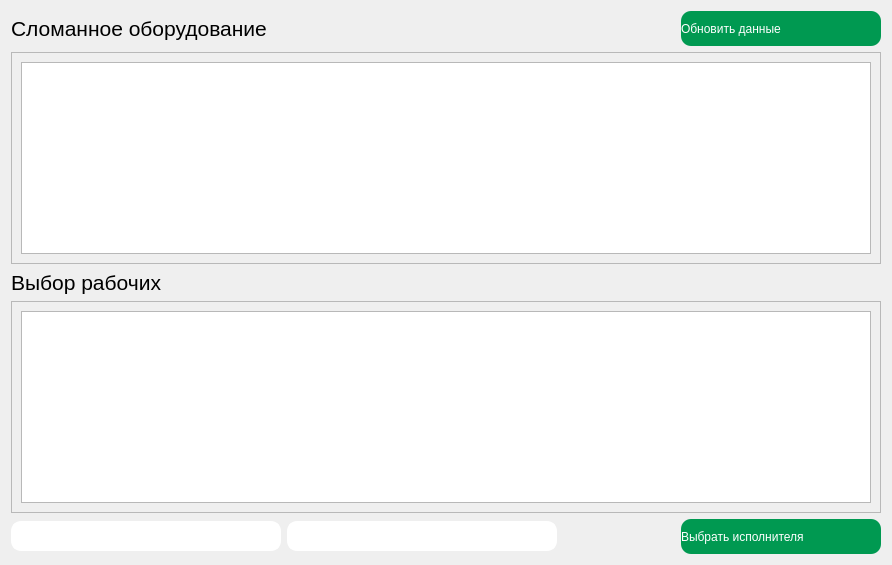
                                    <widget class="QWidget" name="tracking_page">
                                        <layout class="QVBoxLayout" name="verticalLayout_9">
                                            <item>
                                                <layout class="QHBoxLayout" name="horizontalLayout_2">
                                                    <item>
                                                        <widget class="QLabel" name="label_6">
                                                            <property name="font">
                                                                <font>
                                                                    <pointsize>16</pointsize>
                                                                </font>
                                                            </property>
                                                            <property name="text">
                                                                <string>Сломанное оборудование</string>
                                                            </property>
                                                        </widget>
                                                    </item>
                                                    <item>
                                                        <spacer name="horizontalSpacer">
                                                            <property name="orientation">
                                                                <enum>Qt::Horizontal</enum>
                                                            </property>
                                                            <property name="sizeHint" stdset="0">
                                                                <size>
                                                                    <width>408</width>
                                                                    <height>20</height>
                                                                </size>
                                                            </property>
                                                        </spacer>
                                                    </item>
                                                    <item>
                                                        <widget class="QPushButton" name="refresh_btn">
                                                            <property name="minimumSize">
                                                                <size>
                                                                    <width>200</width>
                                                                    <height>35</height>
                                                                </size>
                                                            </property>
                                                            <property name="styleSheet">
                                                                <string notr="true">
                                                                    QPushButton{
                                                                    color: white;
                                                                    text-align:left;
                                                                    background-color: rgb(0, 153, 81);
                                                                    height: 30px;
                                                                    border:none;
                                                                    border-radius: 10px;
                                                                    border-bottom-radius: 10px;
                                                                    }
                                                                </string>
                                                            </property>
                                                            <property name="text">
                                                                <string>Обновить данные</string>
                                                            </property>
                                                            <property name="checkable">
                                                                <bool>true</bool>
                                                            </property>
                                                            <property name="autoExclusive">
                                                                <bool>true</bool>
                                                            </property>
                                                        </widget>
                                                    </item>
                                                </layout>
                                            </item>
                                            <item>
                                                <widget class="QScrollArea" name="scrollArea">
                                                    <property name="widgetResizable">
                                                        <bool>true</bool>
                                                    </property>
                                                    <widget class="QWidget" name="scrollAreaWidgetContents">
                                                        <property name="geometry">
                                                            <rect>
                                                                <x>0</x>
                                                                <y>0</y>
                                                                <width>877</width>
                                                                <height>295</height>
                                                            </rect>
                                                        </property>
                                                        <layout class="QVBoxLayout" name="verticalLayout_10">
                                                            <item>
                                                                <widget class="QTableView" name="tableView"/>
                                                            </item>
                                                        </layout>
                                                    </widget>
                                                </widget>
                                            </item>
                                            <item>
                                                <layout class="QHBoxLayout" name="horizontalLayout_3">
                                                    <item>
                                                        <widget class="QLabel" name="label_7">
                                                            <property name="font">
                                                                <font>
                                                                    <pointsize>16</pointsize>
                                                                </font>
                                                            </property>
                                                            <property name="text">
                                                                <string>Выбор рабочих</string>
                                                            </property>
                                                        </widget>
                                                    </item>
                                                    <item>
                                                        <spacer name="horizontalSpacer_3">
                                                            <property name="orientation">
                                                                <enum>Qt::Horizontal</enum>
                                                            </property>
                                                            <property name="sizeHint" stdset="0">
                                                                <size>
                                                                    <width>528</width>
                                                                    <height>20</height>
                                                                </size>
                                                            </property>
                                                        </spacer>
                                                    </item>
                                                </layout>
                                            </item>
                                            <item>
                                                <widget class="QScrollArea" name="scrollArea_2">
                                                    <property name="widgetResizable">
                                                        <bool>true</bool>
                                                    </property>
                                                    <widget class="QWidget" name="scrollAreaWidgetContents_2">
                                                        <property name="geometry">
                                                            <rect>
                                                                <x>0</x>
                                                                <y>0</y>
                                                                <width>877</width>
                                                                <height>296</height>
                                                            </rect>
                                                        </property>
                                                        <layout class="QVBoxLayout" name="verticalLayout_11">
                                                            <item>
                                                                <widget class="QTableView" name="tableView_2"/>
                                                            </item>
                                                        </layout>
                                                    </widget>
                                                </widget>
                                            </item>
                                            <item>
                                                <layout class="QHBoxLayout" name="horizontalLayout_8">
                                                    <item>
                                                        <layout class="QHBoxLayout" name="horizontalLayout_5">
                                                            <item>
                                                                <widget class="QLineEdit" name="lineEdit_nik_work">
                                                                    <property name="minimumSize">
                                                                        <size>
                                                                            <width>270</width>
                                                                            <height>30</height>
                                                                        </size>
                                                                    </property>
                                                                    <property name="maximumSize">
                                                                        <size>
                                                                            <width>250</width>
                                                                            <height>16777215</height>
                                                                        </size>
                                                                    </property>
                                                                    <property name="sizeIncrement">
                                                                        <size>
                                                                            <width>0</width>
                                                                            <height>0</height>
                                                                        </size>
                                                                    </property>
                                                                    <property name="font">
                                                                        <font>
                                                                            <pointsize>12</pointsize>
                                                                        </font>
                                                                    </property>
                                                                    <property name="styleSheet">
                                                                        <string notr="true">QLineEdit {
                                                                            border: 2px solid white;
                                                                            border-radius: 10px;
                                                                            color: white;

                                                                            }
                                                                        </string>
                                                                    </property>
                                                                    <property name="inputMask">
                                                                        <string/>
                                                                    </property>
                                                                    <property name="text">
                                                                        <string/>
                                                                    </property>
                                                                    <property name="placeholderText">
                                                                        <string>Введите никнейм рабочего</string>
                                                                    </property>
                                                                </widget>
                                                            </item>
                                                            <item>
                                                                <widget class="QLineEdit" name="lineEdit_id_problem">
                                                                    <property name="minimumSize">
                                                                        <size>
                                                                            <width>270</width>
                                                                            <height>30</height>
                                                                        </size>
                                                                    </property>
                                                                    <property name="maximumSize">
                                                                        <size>
                                                                            <width>250</width>
                                                                            <height>16777215</height>
                                                                        </size>
                                                                    </property>
                                                                    <property name="sizeIncrement">
                                                                        <size>
                                                                            <width>0</width>
                                                                            <height>0</height>
                                                                        </size>
                                                                    </property>
                                                                    <property name="font">
                                                                        <font>
                                                                            <pointsize>12</pointsize>
                                                                        </font>
                                                                    </property>
                                                                    <property name="styleSheet">
                                                                        <string notr="true">QLineEdit {
                                                                            border: 2px solid white;
                                                                            border-radius: 10px;
                                                                            color: white;

                                                                            }
                                                                        </string>
                                                                    </property>
                                                                    <property name="text">
                                                                        <string/>
                                                                    </property>
                                                                    <property name="placeholderText">
                                                                        <string>Введите код проблемы</string>
                                                                    </property>
                                                                </widget>
                                                            </item>
                                                        </layout>
                                                    </item>
                                                    <item>
                                                        <layout class="QHBoxLayout" name="horizontalLayout_6">
                                                            <item>
                                                                <spacer name="horizontalSpacer_4">
                                                                    <property name="orientation">
                                                                        <enum>Qt::Horizontal</enum>
                                                                    </property>
                                                                    <property name="sizeHint" stdset="0">
                                                                        <size>
                                                                            <width>13</width>
                                                                            <height>20</height>
                                                                        </size>
                                                                    </property>
                                                                </spacer>
                                                            </item>
                                                            <item>
                                                                <widget class="QPushButton"
                                                                        name="pushButton_send_order">
                                                                    <property name="minimumSize">
                                                                        <size>
                                                                            <width>200</width>
                                                                            <height>35</height>
                                                                        </size>
                                                                    </property>
                                                                    <property name="styleSheet">
                                                                        <string notr="true">
                                                                            QPushButton{
                                                                            color: white;
                                                                            text-align:left;
                                                                            background-color: rgb(0, 153, 81);
                                                                            height: 30px;
                                                                            border:none;
                                                                            border-radius: 10px;
                                                                            border-bottom-radius: 10px;
                                                                            }
                                                                        </string>
                                                                    </property>
                                                                    <property name="text">
                                                                        <string>Выбрать исполнителя</string>
                                                                    </property>
                                                                    <property name="checkable">
                                                                        <bool>true</bool>
                                                                    </property>
                                                                    <property name="autoExclusive">
                                                                        <bool>true</bool>
                                                                    </property>
                                                                </widget>
                                                            </item>
                                                        </layout>
                                                    </item>
                                                </layout>
                                            </item>
                                        </layout>
                                    </widget>
